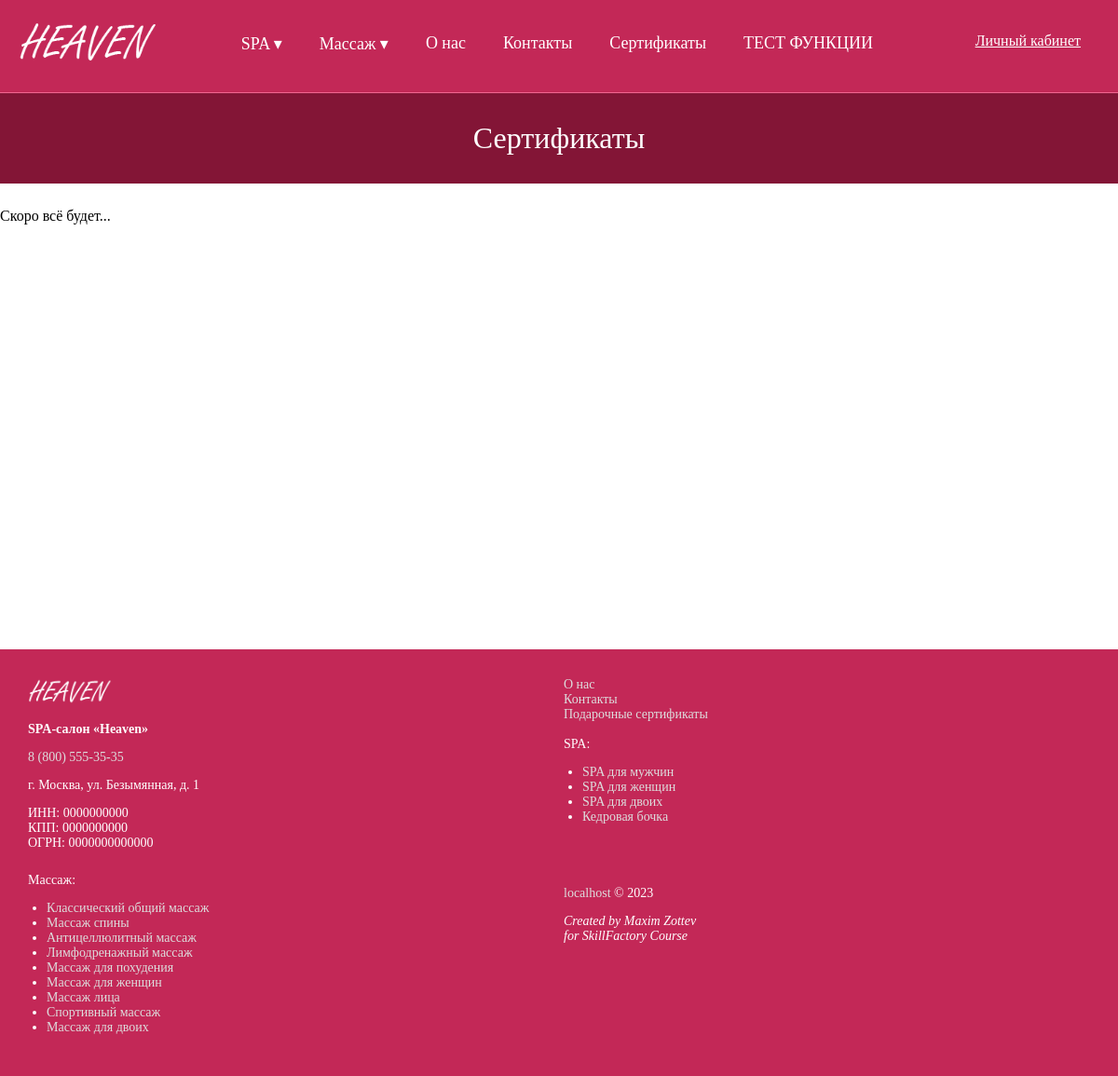
/certificates, run on the app's committed database.
### tables this page shows
CREATE TABLE `static` (
  `id` int NOT NULL,
  `name` text NOT NULL,
  `title` text NOT NULL,
  `content` text NOT NULL
);

CREATE TABLE `config` (
  `parameter` text NOT NULL,
  `value` text NOT NULL
);

### core/core.php (called while the page is built, shortened)
<?php
include("core/dbconf.php");
@$act = $_GET['act'];
function getConfVar($param) {
    global $db;
    $result = $db->query("select `value` from `config` where `parameter`='$param' limit 1");
    if ($result->num_rows>0) {
        return $result->fetch_assoc()['value'];
    }
    return "Param not found";
}

### index.php (the view, shortened to what this page needs)
<?php
include("core/core.php");
?>
<!DOCTYPE html>
<html lang="en">
<head>
    <link rel="stylesheet" href="/template/css/style.css">
</head>
<body>
    <?php
    include("template/modules/content.php");
    ?>
</body>
</html>

### template/pages/static.php
<div class="page_heading">
    <?=$page['title'];?>
</div>
<div class="content">
    <div class="container">
        <?=$page['content'];?>
    </div>
</div>

### template/modules/footer.php (shortened to what this page needs)
<div class="footer">
    <div class="container grid-4">
        <div class="about">
            <img src="/template/media/logo-transparent-white.png">
            <p><b><?=getConfVar("orgname");?></b></p>
            <p><a href="tel:<?=getConfVar("phone");?>">
                <?php $phone = getConfVar("phone"); echo sprintf("%s (%s) %s-%s-%s", substr($phone,0,1), substr($phone,1,3), substr($phone,4,3), substr($phone,7,2), substr($phone,9,2)); ?>
            </a></p>
            <p><?=getConfVar("address");?></p>
            <p>ИНН: <?=getConfVar("inn");?><br>КПП: <?=getConfVar("kpp");?><br>ОГРН: <?=getConfVar("ogrn");?></p>
        </div>
        <div>
            <a href="/about">О нас</a><br>
            <a href="/contact">Контакты</a><br>
            <a href="/certificates">Подарочные сертификаты</a><br><br>
            SPA:
            <ul>
                <li><a href="/spa/for-man">SPA для мужчин</a></li>
                <li><a href="/spa/for-woman">SPA для женщин</a></li>
                <li><a href="/spa/for-couples">SPA для двоих</a></li>
                <li><a href="/spa/cedar-barrel">Кедровая бочка</a></li>
            </ul>
        </div>
        <div>
            Массаж:
            <ul>
                <li><a href="/massage/classic">Классический общий массаж</a></li>
                <li><a href="/massage/back">Массаж спины</a></li>
                <li><a href="/massage/anticellulite">Антицеллюлитный массаж</a></li>
                <li><a href="/massage/lymph">Лимфодренажный массаж</a></li>
                <li><a href="/massage/weight-loss">Массаж для похудения</a></li>
                <li><a href="/massage/for-woman">Массаж для женщин</a></li>
                <li><a href="/massage/face">Массаж лица</a></li>
                <li><a href="/massage/sport">Спортивный массаж</a></li>
                <li><a href="/massage/for-couples">Массаж для двоих</a></li>
            </ul>
        </div>
        <div class="developer">
            <p><a href="//<?=$_SERVER['SERVER_NAME'];?>"><?=$_SERVER['SERVER_NAME'];?></a> &copy; <?=date("Y");?></p>
            <p><?=getConfVar("developer");?></p>
        </div>
    </div>
</div>

### template/css/style.css (style rules this page uses)
:root { --accent: #c32857; --dark: #831536; }
* { box-sizing: border-box; }
body { font-family: 'Tahoma'; padding: 0; margin: 0; }
a { color: #c5335f; }
.container { width: 1400px; margin: 0 auto; }
.grid-4 { display: grid; grid-template-columns: repeat(4,1fr); grid-gap: 10px; }
.content { padding: 10px 0; min-height: 500px; }
.footer { background-color: var(--accent); color: white; padding: 30px; font-size: 14px; }
.footer a { color: #ddd; text-decoration: none; }
.footer .about img { height: 30px; }
.footer ul { padding-left: 20px; }
@media screen and (max-width: 1450px) { .container { width: 100%; } }
@media screen and (max-width: 1450px) { .footer > .container { grid-template-columns: repeat(2,1fr); } }
.page_heading { font-size: 2em; color: white; background-color: var(--dark); padding: 30px; text-align: center; }

### data on the page
static: title "Сертификаты", content "Скоро всё будет..."
config: value "SPA-салон «Heaven»"
config: value "8", value "800", value "555", value "35"
config: value "г. Москва, ул. Безымянная, д. 1"
config: value "0000000000"
config: value "0000000000"
config: value "0000000000000"
config: value "Created by Maxim Zottev for SkillFactory Course"

### other printed values
$_SERVER['SERVER_NAME'] "localhost"
